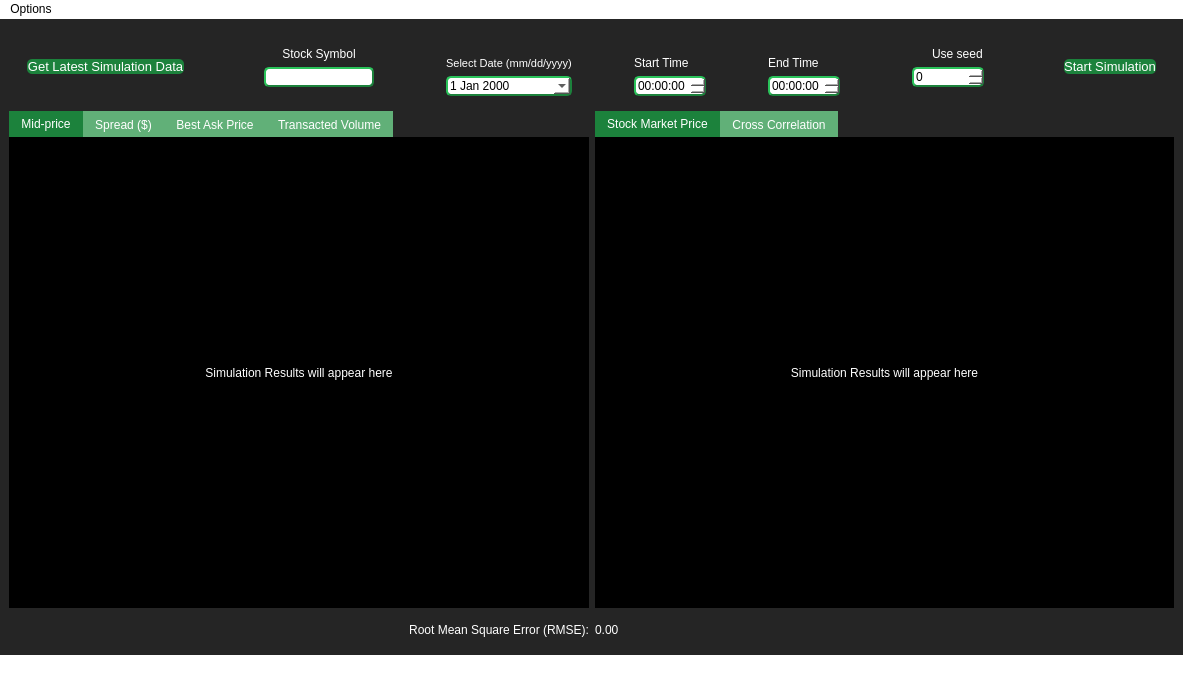
<?xml version="1.0" encoding="UTF-8"?>
<ui version="4.0">
 <class>MainWindow</class>
 <widget class="QMainWindow" name="MainWindow">
  <property name="geometry">
   <rect>
    <x>0</x>
    <y>0</y>
    <width>1183</width>
    <height>677</height>
   </rect>
  </property>
  <property name="windowTitle">
   <string>MainWindow</string>
  </property>
  <property name="styleSheet">
   <string notr="true">*{
	border: none;
	background-color: transparent;
	background: transparent;
	padding: 0;
	margin: 0;
	color: #ffffff;
}

/* Menu and Status Bars */
QMenuBar {
	background: white;
	background-color: white;
	color: black;
}

QStatusBar {
	background: white;
	background-color: white;
	color: black;
}

#CentralWidget{
	background-color: #252525;
}


#stockSymbol, #endTime, #startTime, #simDate, #seedSelector{
    background-color: white;
    border-style: outset;
    border-width: 2px;
    border-radius: 5px;
    border-color: #1c823c;
	color: black;
}

#graphResults, #pushButton, #fetchData {
	background-color: white;
    border-width: 2px;
    border-radius: 5px;
    border-color: #1c823c;
	background-color: #1c823c;
	color: white;
}

/* QTabWidget customization */
#result1, #result2, #result3, #result4, #result1_4, #result2_4 {
	color: #000000;
	background: #000000;
	background-color: #000000;
	border: none;
}

/*Tab manipulation */
QTabBar::tab{
	background-color: #1c823c;
	color: white;
}

QTabBar::tab:selected, QTabBar::tab:hover {
 	background-color: #1c823c;
	color: white;
}

QTabBar::tab:!selected {
	background-color: rgb(97, 176, 120);
	color: white;
}

QTabWidget::pane {
	border: none;
}
</string>
  </property>
  <widget class="QWidget" name="CentralWidget">
   <layout class="QVBoxLayout" name="verticalLayout_3">
    <item>
     <widget class="QWidget" name="inputContainer" native="true">
      <property name="sizePolicy">
       <sizepolicy hsizetype="Preferred" vsizetype="Fixed">
        <horstretch>0</horstretch>
        <verstretch>0</verstretch>
       </sizepolicy>
      </property>
      <layout class="QHBoxLayout" name="horizontalLayout">
       <item>
        <widget class="QWidget" name="buttonW_2" native="true">
         <layout class="QVBoxLayout" name="verticalLayout_8">
          <item>
           <widget class="QPushButton" name="fetchData">
            <property name="font">
             <font>
              <pointsize>10</pointsize>
             </font>
            </property>
            <property name="text">
             <string>Get Latest Simulation Data</string>
            </property>
           </widget>
          </item>
         </layout>
        </widget>
       </item>
       <item>
        <spacer name="horizontalSpacer_6">
         <property name="orientation">
          <enum>Qt::Horizontal</enum>
         </property>
         <property name="sizeHint" stdset="0">
          <size>
           <width>40</width>
           <height>20</height>
          </size>
         </property>
        </spacer>
       </item>
       <item>
        <widget class="QWidget" name="tickerW" native="true">
         <layout class="QVBoxLayout" name="verticalLayout_7">
          <item>
           <widget class="QLabel" name="symbolLabel">
            <property name="font">
             <font>
              <pointsize>9</pointsize>
             </font>
            </property>
            <property name="text">
             <string>Stock Symbol</string>
            </property>
            <property name="alignment">
             <set>Qt::AlignBottom|Qt::AlignHCenter</set>
            </property>
           </widget>
          </item>
          <item>
           <widget class="QLineEdit" name="stockSymbol">
            <property name="minimumSize">
             <size>
              <width>50</width>
              <height>0</height>
             </size>
            </property>
           </widget>
          </item>
         </layout>
        </widget>
       </item>
       <item>
        <spacer name="horizontalSpacer">
         <property name="orientation">
          <enum>Qt::Horizontal</enum>
         </property>
         <property name="sizeHint" stdset="0">
          <size>
           <width>40</width>
           <height>20</height>
          </size>
         </property>
        </spacer>
       </item>
       <item>
        <layout class="QVBoxLayout" name="verticalLayout_9">
         <item>
          <widget class="QLabel" name="label">
           <property name="font">
            <font>
             <pointsize>8</pointsize>
            </font>
           </property>
           <property name="cursor">
            <cursorShape>ArrowCursor</cursorShape>
           </property>
           <property name="text">
            <string>Select Date (mm/dd/yyyy)</string>
           </property>
           <property name="alignment">
            <set>Qt::AlignBottom|Qt::AlignHCenter</set>
           </property>
          </widget>
         </item>
         <item>
          <widget class="QDateEdit" name="simDate">
           <property name="font">
            <font>
             <pointsize>9</pointsize>
            </font>
           </property>
           <property name="calendarPopup">
            <bool>true</bool>
           </property>
          </widget>
         </item>
        </layout>
       </item>
       <item>
        <spacer name="horizontalSpacer_2">
         <property name="orientation">
          <enum>Qt::Horizontal</enum>
         </property>
         <property name="sizeHint" stdset="0">
          <size>
           <width>40</width>
           <height>20</height>
          </size>
         </property>
        </spacer>
       </item>
       <item>
        <layout class="QVBoxLayout" name="verticalLayout_13">
         <item>
          <widget class="QLabel" name="label_2">
           <property name="font">
            <font>
             <pointsize>9</pointsize>
            </font>
           </property>
           <property name="text">
            <string>Start Time</string>
           </property>
           <property name="alignment">
            <set>Qt::AlignBottom|Qt::AlignLeading|Qt::AlignLeft</set>
           </property>
          </widget>
         </item>
         <item>
          <widget class="QTimeEdit" name="startTime">
           <property name="font">
            <font>
             <pointsize>9</pointsize>
             <kerning>true</kerning>
            </font>
           </property>
          </widget>
         </item>
        </layout>
       </item>
       <item>
        <spacer name="horizontalSpacer_3">
         <property name="orientation">
          <enum>Qt::Horizontal</enum>
         </property>
         <property name="sizeHint" stdset="0">
          <size>
           <width>40</width>
           <height>20</height>
          </size>
         </property>
        </spacer>
       </item>
       <item>
        <layout class="QVBoxLayout" name="verticalLayout_14">
         <item>
          <widget class="QLabel" name="label_3">
           <property name="font">
            <font>
             <pointsize>9</pointsize>
            </font>
           </property>
           <property name="text">
            <string>End Time</string>
           </property>
           <property name="alignment">
            <set>Qt::AlignBottom|Qt::AlignLeading|Qt::AlignLeft</set>
           </property>
          </widget>
         </item>
         <item>
          <widget class="QTimeEdit" name="endTime">
           <property name="font">
            <font>
             <pointsize>9</pointsize>
            </font>
           </property>
          </widget>
         </item>
        </layout>
       </item>
       <item>
        <spacer name="horizontalSpacer_4">
         <property name="orientation">
          <enum>Qt::Horizontal</enum>
         </property>
         <property name="sizeHint" stdset="0">
          <size>
           <width>40</width>
           <height>20</height>
          </size>
         </property>
        </spacer>
       </item>
       <item>
        <widget class="QWidget" name="seedContainer" native="true">
         <layout class="QVBoxLayout" name="verticalLayout_10">
          <item>
           <widget class="QCheckBox" name="checkBox">
            <property name="font">
             <font>
              <pointsize>9</pointsize>
             </font>
            </property>
            <property name="text">
             <string>Use seed</string>
            </property>
            <property name="checked">
             <bool>false</bool>
            </property>
           </widget>
          </item>
          <item>
           <widget class="QSpinBox" name="seedSelector">
            <property name="font">
             <font>
              <pointsize>9</pointsize>
             </font>
            </property>
            <property name="maximum">
             <number>429496729</number>
            </property>
           </widget>
          </item>
         </layout>
        </widget>
       </item>
       <item>
        <spacer name="horizontalSpacer_5">
         <property name="orientation">
          <enum>Qt::Horizontal</enum>
         </property>
         <property name="sizeHint" stdset="0">
          <size>
           <width>40</width>
           <height>20</height>
          </size>
         </property>
        </spacer>
       </item>
       <item>
        <widget class="QWidget" name="buttonW" native="true">
         <layout class="QVBoxLayout" name="verticalLayout_11">
          <item>
           <widget class="QPushButton" name="pushButton">
            <property name="font">
             <font>
              <pointsize>10</pointsize>
             </font>
            </property>
            <property name="text">
             <string>Start Simulation</string>
            </property>
           </widget>
          </item>
         </layout>
        </widget>
       </item>
      </layout>
     </widget>
    </item>
    <item>
     <layout class="QVBoxLayout" name="verticalLayout_2">
      <item>
       <layout class="QHBoxLayout" name="horizontalLayout_3">
        <item>
         <widget class="QTabWidget" name="resultTabs">
          <property name="sizePolicy">
           <sizepolicy hsizetype="Preferred" vsizetype="Preferred">
            <horstretch>0</horstretch>
            <verstretch>0</verstretch>
           </sizepolicy>
          </property>
          <property name="layoutDirection">
           <enum>Qt::LeftToRight</enum>
          </property>
          <property name="autoFillBackground">
           <bool>false</bool>
          </property>
          <property name="tabPosition">
           <enum>QTabWidget::North</enum>
          </property>
          <property name="tabShape">
           <enum>QTabWidget::Rounded</enum>
          </property>
          <property name="currentIndex">
           <number>0</number>
          </property>
          <property name="tabBarAutoHide">
           <bool>false</bool>
          </property>
          <widget class="QWidget" name="result1">
           <attribute name="title">
            <string>Mid-price</string>
           </attribute>
           <layout class="QVBoxLayout" name="verticalLayout">
            <item>
             <widget class="QLabel" name="imageContainer_1">
              <property name="sizePolicy">
               <sizepolicy hsizetype="Preferred" vsizetype="Preferred">
                <horstretch>0</horstretch>
                <verstretch>0</verstretch>
               </sizepolicy>
              </property>
              <property name="text">
               <string>Simulation Results will appear here</string>
              </property>
              <property name="scaledContents">
               <bool>true</bool>
              </property>
              <property name="alignment">
               <set>Qt::AlignCenter</set>
              </property>
             </widget>
            </item>
           </layout>
          </widget>
          <widget class="QWidget" name="result2">
           <attribute name="title">
            <string>Spread ($)</string>
           </attribute>
           <layout class="QVBoxLayout" name="verticalLayout_4">
            <item>
             <widget class="QLabel" name="imageContainer_2">
              <property name="sizePolicy">
               <sizepolicy hsizetype="Preferred" vsizetype="Preferred">
                <horstretch>0</horstretch>
                <verstretch>0</verstretch>
               </sizepolicy>
              </property>
              <property name="text">
               <string>Simulation Results will appear here</string>
              </property>
              <property name="scaledContents">
               <bool>true</bool>
              </property>
              <property name="alignment">
               <set>Qt::AlignCenter</set>
              </property>
             </widget>
            </item>
           </layout>
          </widget>
          <widget class="QWidget" name="result3">
           <attribute name="title">
            <string>Best Ask Price</string>
           </attribute>
           <layout class="QVBoxLayout" name="verticalLayout_5">
            <item>
             <widget class="QLabel" name="imageContainer_3">
              <property name="sizePolicy">
               <sizepolicy hsizetype="Preferred" vsizetype="Preferred">
                <horstretch>0</horstretch>
                <verstretch>0</verstretch>
               </sizepolicy>
              </property>
              <property name="text">
               <string>Simulation Results will appear here</string>
              </property>
              <property name="scaledContents">
               <bool>true</bool>
              </property>
              <property name="alignment">
               <set>Qt::AlignCenter</set>
              </property>
             </widget>
            </item>
           </layout>
          </widget>
          <widget class="QWidget" name="result4">
           <attribute name="title">
            <string>Transacted Volume</string>
           </attribute>
           <layout class="QVBoxLayout" name="verticalLayout_6">
            <item>
             <widget class="QLabel" name="imageContainer_4">
              <property name="sizePolicy">
               <sizepolicy hsizetype="Preferred" vsizetype="Preferred">
                <horstretch>0</horstretch>
                <verstretch>0</verstretch>
               </sizepolicy>
              </property>
              <property name="frameShape">
               <enum>QFrame::NoFrame</enum>
              </property>
              <property name="text">
               <string>Simulation Results will appear here</string>
              </property>
              <property name="scaledContents">
               <bool>true</bool>
              </property>
              <property name="alignment">
               <set>Qt::AlignCenter</set>
              </property>
             </widget>
            </item>
           </layout>
          </widget>
         </widget>
        </item>
        <item>
         <widget class="QTabWidget" name="realLifeTabs">
          <property name="sizePolicy">
           <sizepolicy hsizetype="Preferred" vsizetype="Preferred">
            <horstretch>0</horstretch>
            <verstretch>0</verstretch>
           </sizepolicy>
          </property>
          <property name="layoutDirection">
           <enum>Qt::LeftToRight</enum>
          </property>
          <property name="autoFillBackground">
           <bool>false</bool>
          </property>
          <property name="tabPosition">
           <enum>QTabWidget::North</enum>
          </property>
          <property name="tabShape">
           <enum>QTabWidget::Rounded</enum>
          </property>
          <property name="currentIndex">
           <number>0</number>
          </property>
          <property name="tabBarAutoHide">
           <bool>false</bool>
          </property>
          <widget class="QWidget" name="result1_4">
           <attribute name="title">
            <string>Stock Market Price</string>
           </attribute>
           <layout class="QVBoxLayout" name="verticalLayout_20">
            <item>
             <widget class="QLabel" name="realData">
              <property name="sizePolicy">
               <sizepolicy hsizetype="Preferred" vsizetype="Preferred">
                <horstretch>0</horstretch>
                <verstretch>0</verstretch>
               </sizepolicy>
              </property>
              <property name="text">
               <string>Simulation Results will appear here</string>
              </property>
              <property name="scaledContents">
               <bool>true</bool>
              </property>
              <property name="alignment">
               <set>Qt::AlignCenter</set>
              </property>
             </widget>
            </item>
           </layout>
          </widget>
          <widget class="QWidget" name="result2_4">
           <attribute name="title">
            <string>Cross Correlation</string>
           </attribute>
           <layout class="QVBoxLayout" name="verticalLayout_21">
            <item>
             <widget class="QLabel" name="crossCorrelation">
              <property name="sizePolicy">
               <sizepolicy hsizetype="Preferred" vsizetype="Preferred">
                <horstretch>0</horstretch>
                <verstretch>0</verstretch>
               </sizepolicy>
              </property>
              <property name="text">
               <string>Simulation Results will appear here</string>
              </property>
              <property name="scaledContents">
               <bool>true</bool>
              </property>
              <property name="alignment">
               <set>Qt::AlignCenter</set>
              </property>
             </widget>
            </item>
           </layout>
          </widget>
         </widget>
        </item>
       </layout>
      </item>
      <item>
       <widget class="QWidget" name="widget_2" native="true">
        <property name="sizePolicy">
         <sizepolicy hsizetype="Preferred" vsizetype="Fixed">
          <horstretch>0</horstretch>
          <verstretch>0</verstretch>
         </sizepolicy>
        </property>
        <layout class="QHBoxLayout" name="horizontalLayout_4" stretch="0,0">
         <item>
          <widget class="QLabel" name="labrl4">
           <property name="text">
            <string>Root Mean Square Error (RMSE):</string>
           </property>
           <property name="alignment">
            <set>Qt::AlignRight|Qt::AlignTrailing|Qt::AlignVCenter</set>
           </property>
          </widget>
         </item>
         <item>
          <widget class="QLabel" name="RMSError">
           <property name="text">
            <string>0.00</string>
           </property>
          </widget>
         </item>
        </layout>
       </widget>
      </item>
     </layout>
    </item>
   </layout>
  </widget>
  <widget class="QMenuBar" name="menubar">
   <property name="geometry">
    <rect>
     <x>0</x>
     <y>0</y>
     <width>1183</width>
     <height>21</height>
    </rect>
   </property>
   <widget class="QMenu" name="menuInfo">
    <property name="title">
     <string>Options</string>
    </property>
    <addaction name="actionQuit"/>
   </widget>
   <addaction name="menuInfo"/>
  </widget>
  <widget class="QStatusBar" name="statusbar"/>
  <action name="actionQuit">
   <property name="text">
    <string>Quit</string>
   </property>
  </action>
 </widget>
 <resources/>
 <connections/>
</ui>
